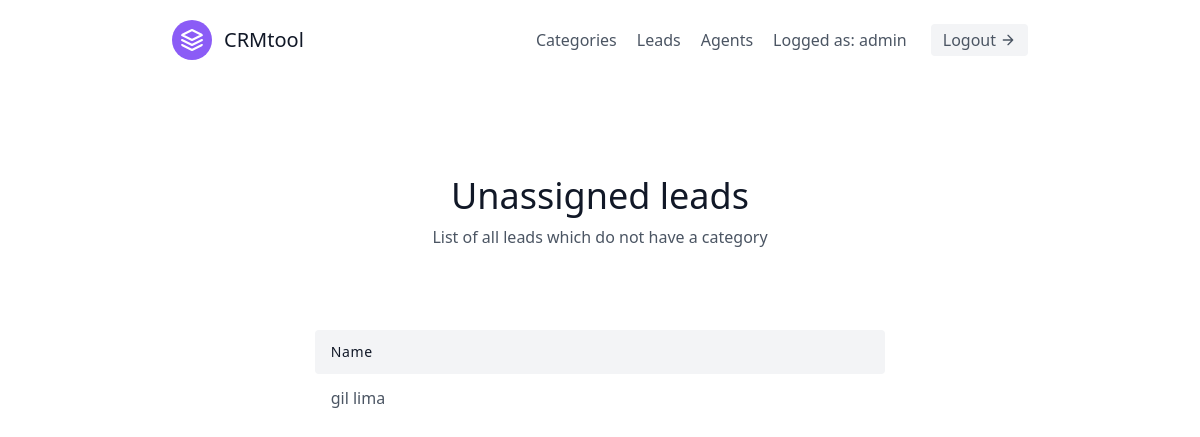
Screenshot of /leads/categories/unassigned_leads/ (signed in) with the database file from the repository.
### leads/models.py (models this page shows)
class User(AbstractUser):
    is_organisor = models.BooleanField(default=True)
    is_agent = models.BooleanField(default=False)

class Lead(models.Model):
    first_name = models.CharField(max_length=20)
    last_name = models.CharField(max_length=20)
    age = models.IntegerField(default=0)
    phone_number = models.CharField(blank=True, null=True, max_length=15)
    data_created = models.DateField(auto_now_add=True)
    organisation = models.ForeignKey(UserProfile, on_delete=models.CASCADE)
    agent = models.ForeignKey('Agent', blank=True, null=True, on_delete=models.SET_NULL) #Cascade means when agent is deleted leads is deleted too
    category = models.ForeignKey('Category', related_name='leads', blank=True, null=True, on_delete=models.SET_NULL)

### leads/views.py (the view)
# urls.py: path('categories/unassigned_leads/', ListUnassignedLeadsClassView.as_view(), name='unassigned_listleads'),
class ListUnassignedLeadsClassView(LoginRequiredMixin, generic.ListView):
    template_name = 'leads/unassigned_listleads.html'
    context_object_name = 'leads'
    def get_queryset(self):
        user = self.request.user
        if (user.is_organisor):
            queryset = Lead.objects.filter(
                organisation=user.userprofile,
                agent__isnull=False
            )
        else:
            queryset = Lead.objects.filter(
                organisation=user.agent.organisation,
                agent__isnull=False
            )
            queryset = Lead.objects.filter(agent__user=user)
        queryset.filter(category__isnull=True)
        return queryset

### leads/templates/leads/unassigned_listleads.html
{% extends 'base.html' %}
{% load static %}
{% block content %}
    <section class="text-gray-600 body-font">
        <div class="container px-5 py-24 mx-auto">
        <div class="flex flex-col text-center w-full mb-20">
            <h1 class="sm:text-4xl text-3xl font-medium title-font mb-2 text-gray-900">Unassigned leads</h1>
            <p class="lg:w-2/3 mx-auto leading-relaxed text-base">List of all leads which do not have a category</p>
        </div>
        <div class="lg:w-2/3 w-full mx-auto overflow-auto">
            <table class="table-auto w-full text-left whitespace-no-wrap">
            <thead>
                <tr>
                <th class="px-4 py-3 title-font tracking-wider font-medium text-gray-900 text-sm bg-gray-100 rounded-tl rounded-bl">Name</th>
                <th class="w-10 title-font tracking-wider font-medium text-gray-900 text-sm bg-gray-100 rounded-tr rounded-br"></th>
                </tr>
            </thead>
            <tbody>
                {% for lead in leads %}
                    <tr>
                        <td class="px-4 py-3 hover:text-blue-500"> <a href="{% url 'leads:detail_lead' pk=lead.id %}">{{ lead.first_name }} {{ lead.last_name }}</a></td>
                    </tr>
                {% endfor %}
            </tbody>
            </table>
        </div>
    </section>
{% endblock content %}

### templates/navbar.html
<header class="text-gray-600 body-font">
    <div class="container mx-auto flex flex-wrap p-5 flex-col md:flex-row items-center">
        <a class="flex title-font font-medium items-center text-gray-900 mb-4 md:mb-0">
        <svg xmlns="http://www.w3.org/2000/svg" fill="none" stroke="currentColor" stroke-linecap="round" stroke-linejoin="round" stroke-width="2" class="w-10 h-10 text-white p-2 bg-purple-500 rounded-full" viewBox="0 0 24 24">
            <path d="M12 2L2 7l10 5 10-5-10-5zM2 17l10 5 10-5M2 12l10 5 10-5"></path>
        </svg>
        <span class="ml-3 text-xl">CRMtool</span>
        </a>
        <nav class="md:ml-auto flex flex-wrap items-center text-base justify-center">
        {% if not request.user.is_authenticated %}
            <a href="{% url 'singup' %}" class="mr-5 hover:text-gray-900">SingUp</a>
        {% else %}
            <a href="{% url 'leads:list_category' %}" class="mr-5 hover:text-gray-900">Categories</a>
            <a href="{% url 'leads:list_lead' %}" class="mr-5 hover:text-gray-900">Leads</a>
            {% if not request.user.is_agent %}
                <a href="{% url 'agents:agent_list' %}" class="mr-5 hover:text-gray-900">Agents</a>
            {% endif %}
                Logged as: {{ request.user.username }}
        {% endif %}
        </nav>
        {% if not request.user.is_authenticated %}
            <a href="{% url 'login' %}" class="inline-flex items-center bg-gray-100 border-0 py-1 px-3 focus:outline-none hover:bg-gray-200 rounded text-base mt-4 md:mt-0">Login
            <svg fill="none" stroke="currentColor" stroke-linecap="round" stroke-linejoin="round" stroke-width="2" class="w-4 h-4 ml-1" viewBox="0 0 24 24">
            <path d="M5 12h14M12 5l7 7-7 7"></path>
            </svg>
            </a>
        {% else %}
            <a href="{% url 'logout' %}" class="ml-6 inline-flex items-center bg-gray-100 border-0 py-1 px-3 focus:outline-none hover:bg-gray-200 rounded text-base mt-4 md:mt-0">Logout
            <svg fill="none" stroke="currentColor" stroke-linecap="round" stroke-linejoin="round" stroke-width="2" class="w-4 h-4 ml-1" viewBox="0 0 24 24">
            <path d="M5 12h14M12 5l7 7-7 7"></path>
            </svg>
            </a>
        {% endif %}
    </div>
</header>

### rows the page displays
User: user.username "admin"
Lead: first_name "gil", last_name "lima"
